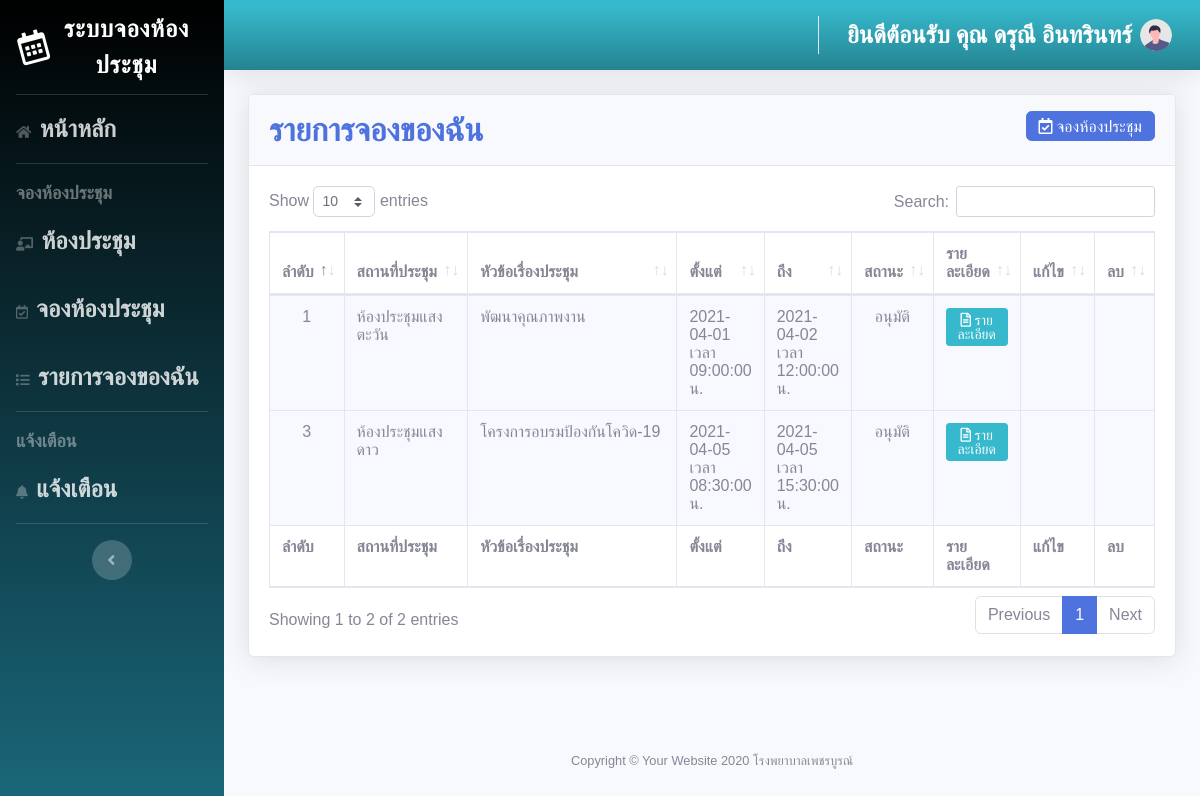
The page /meeting/showmybooking_general.php (signed in) on the database its author committed.
### tables this page shows
CREATE TABLE `event` (
  `ev_id` int(11) NOT NULL,
  `ev_title` varchar(256) NOT NULL,
  `ev_startdate` date NOT NULL,
  `ev_enddate` date NOT NULL,
  `ev_starttime` time NOT NULL,
  `ev_endtime` time NOT NULL,
  `ev_color` varchar(15) NOT NULL DEFAULT '#FFFFFF',
  `ev_createdate` timestamp NOT NULL DEFAULT CURRENT_TIMESTAMP,
  `ev_people` int(5) NOT NULL,
  `ev_status` int(1) NOT NULL,
  `st_id` int(10) NOT NULL,
  `id` int(10) NOT NULL,
  `ro_id` int(5) NOT NULL,
  `ev_url` varchar(300) NOT NULL,
  `ev_bgcolor` varchar(15) NOT NULL DEFAULT '#FFFFFF',
  `ev_repeatday` varchar(20) NOT NULL,
  `event_id` varchar(15) NOT NULL
);

CREATE TABLE `rooms` (
  `ro_id` int(5) NOT NULL,
  `ro_name` varchar(50) NOT NULL,
  `ro_people` int(4) NOT NULL,
  `ro_color` varchar(20) NOT NULL,
  `ro_detail` text NOT NULL
);

### meeting/showmybooking_general.php (the view, shortened to what this page needs)
<?php
if (!$_SESSION['userid']) {
  header("Location: frm_login.php");
} else {
  include ('connect.php');
  $sql = "select event.ev_id, event.ev_title, event.ev_startdate, event.ev_enddate, event.ev_starttime, event.ev_endtime, event.ev_status, event.ev_people, event.ev_createdate, rooms.ro_id, rooms.ro_name, member.id
  from event
  inner join rooms on event.ro_id = rooms.ro_id
  inner join member on event.id = member.id WHERE member.id = '".$_SESSION['userid']."' group by event.event_id order by ev_startdate";
  $query = mysqli_query($con, $sql)
  or die ("3.ไม่สามารถประมวลผลคำสั่งได้").mysqli_error;
  ?>
  <!DOCTYPE html>
  <html lang="en">
  <head>
    <link href="vendor/fontawesome-free/css/all.min.css" rel="stylesheet" type="text/css">
    <link href="css/sb-admin-2.min.css" rel="stylesheet">
    <link href="vendor/datatables/dataTables.bootstrap4.min.css" rel="stylesheet">
  </head>
  <body id="page-top">
    <?php
    include "general_menu.php";
    ?>
    <div class="container-fluid">
      <div class="card shadow mb-4">
        <div class="card-header py-3">
          <h6 class="m-0 font-weight-bold text-primary"><font size="6" face="TH SarabunPSK"> รายการจองของฉัน </font><a href="frm_addbooking_general.php"><span class="btn btn-primary btn-md  fa fas-plus float-right "><i class="far fa-calendar-check"> จองห้องประชุม</i></a></h6>
          </div>
          <div class="card-body">
            <div class="table-responsive">
              <table class="table table-bordered" id="dataTable" width="100%" cellspacing="0">
                <thead>
                  <tr>
                    <th>ลำดับ</th>
                    <th>สถานที่ประชุม</th>
                    <th>หัวข้อเรื่องประชุม</th>
                    <th>ตั้งแต่</th>
                    <th>ถึง</th>
                    <th>สถานะ</th>
                    <th>รายละเอียด</th>
                    <th>แก้ไข</th>
                    <th>ลบ</th>
                  </tr>
                </thead>
                <tfoot>
                  <tr>
                    <th>ลำดับ</th>
                    <th>สถานที่ประชุม</th>
                    <th>หัวข้อเรื่องประชุม</th>
                    <th>ตั้งแต่</th>
                    <th>ถึง</th>
                    <th>สถานะ</th>
                    <th>รายละเอียด</th>
                    <th>แก้ไข</th>
                    <th>ลบ</th>
                  </tr>
                </tfoot>
                <tbody>
                  <?php
                  while ($rs=mysqli_fetch_array($query)){
                    ?>
                    <tr>
                      <td  align="center" bgcolor="#F8F8FF"><?php echo "$rs[ev_id]"; ?></td>
                      <td align="left" width="140" bgcolor="#F8F8FF" ><?php echo "$rs[ro_name]"; ?></td>
                      <td align="left" width="310" bgcolor="#F8F8FF"><?php echo "$rs[ev_title]"; ?><?php echo "</a>"; ?></td>
                      <td align="left"  bgcolor="#F8F8FF" ><?php echo "$rs[ev_startdate]"; ?> เวลา <?php echo "$rs[ev_starttime]"; ?> น.</td>
                      <td align="left" bgcolor="#F8F8FF" ><?php echo "$rs[ev_enddate]"; ?> เวลา <?php echo "$rs[ev_endtime]"; ?> น.</td>
                      <td align="center" bgcolor="#F8F8FF" ><?php  if($rs['ev_status']=='0'){echo "รออนุมัติจากหัวหน้า";
                    } else if($rs['ev_status']=='1'){echo "รออนุมัติ";
                  } else if($rs['ev_status']=='2'){echo "ไม่อนุมัติจากหัวหน้า";
                } else if($rs['ev_status']=='3'){echo "อนุมัติ";
              } else if($rs['ev_status']=='4'){echo "ไม่อนุมัติ";
            } else if($rs['ev_status']=='5'){echo "ยกเลิก";
          }?></td>
          <td align="center" bgcolor="#F8F8FF"><div align="center">
           <?php echo "<a href=\"detailbooking_general.php?ev_id=$rs[ev_id]\">"; ?><span  class="btn btn-info btn-sm " > <i class="far fa-file-alt">  รายละเอียด  </i></a></span></div></td>
           <td align="center" bgcolor="#F8F8FF"><div align="center">
          </td>
          <td align="center" bgcolor="#F8F8FF"><div align="center">
          </td>
        </tr>
        <?php
      }
      ?>
    </tbody>
  </table>
</div>
</div>
</div>
</div>
</div>
<?php
include "foot1.php";
?>
</div>
</div>
                        </body>
                        </html>
                        <?php } ?>

### meeting/foot1.php (style rules this page uses)
body { font-family: "Poppins", sans-serif; background-color:#F8F8FF; height: 100vh; }

### rows shown on the page
event: ev_id "1", ro.ro_name "ห้องประชุมแสงตะวัน", ev_title "พัฒนาคุณภาพงาน", ev_startdate "2021-04-01", ev_starttime "09:00:00", ev_enddate "2021-04-02", ev_endtime "12:00:00", ev_status "อนุมัติ"
event: ev_id "3", ro.ro_name "ห้องประชุมแสงดาว", ev_title "โครงการอบรมป้องกันโควิด-19", ev_startdate "2021-04-05", ev_starttime "08:30:00", ev_enddate "2021-04-05", ev_endtime "15:30:00", ev_status "อนุมัติ"

### other values the page prints
$_SESSION['user'] "ดรุณี อินทรินทร์"
